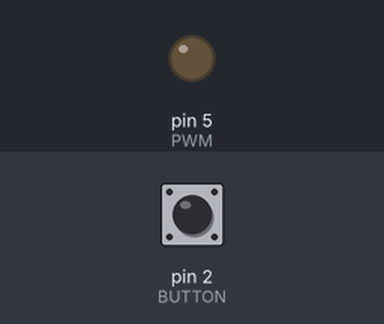
Simulated run of this sketch. Board: Arduino Uno, built with avr-gcc and run on an emulated ATmega328P. Parts: output pins drawn as LEDs (lit = HIGH). The test bench sets the inputs (shaded band); at power-on: pin 2 (BUTTON) HIGH.

Above: at 1.2 s.
1.3 s: pin 2 (BUTTON) pulled LOW for 0.15 s
At 2.5 s:
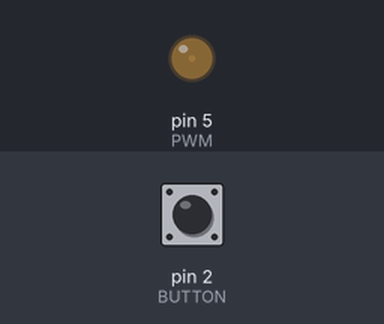
2.9 s: pin 2 (BUTTON) pulled LOW for 1 s
At 3.7 s:
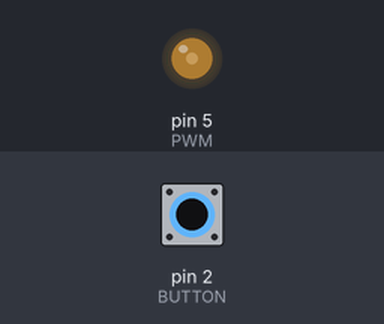
5.4 s: pin 2 (BUTTON) pulled LOW for 0.15 s
At 6.8 s:
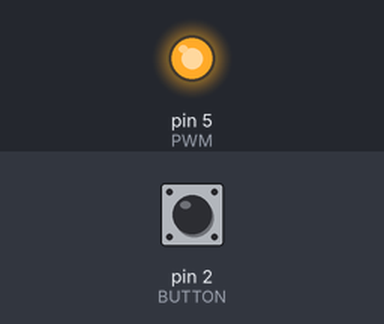
Timing chart, 0 to 8.4 s (numbered marks = the images above; inputs shaded):
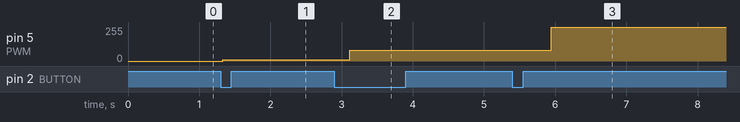

The sketch:

Multi-Press_Button_Dimmer.ino
```cpp
// (licence header left out)
volatile int count = 0;				// Count button presses, initialize to zero
volatile int currentBrightness = 0;	// Keep track of last brightness level, initialize to zero
volatile int setLevel = 0;			// Set new target brightness, initialize to zero
const int BUTTON = 2;				// Input button on pin 2
const int PWM = 5;					// PWM pin to drive MOSFET on pin 5
const int full = 255;				// Configure brightness levels
const int mid = 80;
const int low = 10;
const int fadeSpeed = 25;			// Fade speed between brightness levels
const int timeOut = 8000;			// Time frame for multi-click detection
const int longClick = 8000;			// Hold button down for long click
volatile boolean state = false;		// Should the MOSFET be powered?
unsigned long time;					// Keep track of loop time
unsigned long lastFade;				// Keep track of fading time

void setup() {
  pinMode(BUTTON, INPUT_PULLUP);		// Enable "button" as input pin, internal pull up
  pinMode(PWM, OUTPUT);				// Enable "PWM" as output pin
  attachInterrupt(digitalPinToInterrupt(BUTTON), buttonPressed, FALLING);	// Call interrupt routine on falling edge
  lastFade = 0;						// Initialize to zero
  analogWrite(PWM, setLevel);		// Set PWM output to zero

  // Set PWM frequency prescaler for D5 & D6
  // CAUTION! Changing timer 0 by changing the prescale factor on Timer0 will affect functions millis(), micros(), delay(),...
  TCCR0B = TCCR0B & B11111000 | B00000010;		// set timer 0 divisor to 8 for PWM frequency of 7812.50 Hz (8000 millis ~ 1 second)
} //end setup

void loop() {
  time = millis();	// Global time keeping
  switch (count) {	// Finite state machine to set brightness target levels
    case 0:			// Off
      setLevel = 0;
      break;
    case 1:			// Low on
      setLevel = low;
      break;
    case 2:			// Medium on
      setLevel = mid;
      break;
    case 3:			// Full on
      setLevel = full;
      break;
  }
  fade(setLevel, time);
} // end loop

void buttonPressed() {
  static unsigned long lastInterrupt = 0;		// Time since last interrupt occurred
  unsigned long interruptTime = millis();		// Time when interrupt occurred
  // If interrupts come faster than 200ms, assume it's a bounce and ignore --> PWM prescaler fix x8
  if (interruptTime - lastInterrupt > 1600) {	// Count three button presses and roll over
    if (count >= 0 && count <3) {
      lastInterrupt = interruptTime;				// Reset debounce timer
      count++;
    }
    else if (count == 3) {						// If count exceeds 3, roll over to zero
      lastInterrupt = interruptTime;				// Reset debounce timer
      count = 0;
    }
  }
} // end buttonPressed

void fade(int Target, unsigned long thisTime) {	// Fade currentLevel to new value
  if (thisTime - lastFade >= fadeSpeed) {
    if (currentBrightness + 1 <= Target) {
      currentBrightness += 1;					// Increment currentBrightness
    }
    else if (currentBrightness > Target) {
        currentBrightness -= 1;					// Decrement currentBrightness
    }
    analogWrite(PWM, currentBrightness);			// Set new brightness level
    lastFade = thisTime;							// Reset fade delay
  }
} // end fade
```

Measured:
- after the input at 1.3 s, pin 5 (PWM): 0/255 → 10/255 at once
- after the input at 2.9 s, pin 5 (PWM): 10/255 → 80/255 after 0.22 s
- after the input at 5.4 s, pin 5 (PWM): 80/255 → 255/255 after 0.54 s
